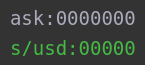
<?xml version="1.0" encoding="UTF-8"?>
<ui version="4.0">
 <class>MainWindow</class>
 <widget class="QMainWindow" name="MainWindow">
  <property name="geometry">
   <rect>
    <x>0</x>
    <y>0</y>
    <width>145</width>
    <height>65</height>
   </rect>
  </property>
  <property name="windowTitle">
   <string>gdax ticker</string>
  </property>
  <property name="styleSheet">
   <string notr="true">background-color: #333333</string>
  </property>
  <widget class="QWidget" name="centralWidget">
   <widget class="QLabel" name="labelBid">
    <property name="geometry">
     <rect>
      <x>10</x>
      <y>40</y>
      <width>151</width>
      <height>16</height>
     </rect>
    </property>
    <property name="font">
     <font>
      <family>DejaVu Sans Mono</family>
      <pointsize>14</pointsize>
     </font>
    </property>
    <property name="styleSheet">
     <string notr="true">color: #44BB44</string>
    </property>
    <property name="text">
     <string>s/usd:00000</string>
    </property>
   </widget>
   <widget class="QLabel" name="labelAsk">
    <property name="geometry">
     <rect>
      <x>10</x>
      <y>10</y>
      <width>151</width>
      <height>16</height>
     </rect>
    </property>
    <property name="font">
     <font>
      <family>DejaVu Sans Mono</family>
      <pointsize>14</pointsize>
     </font>
    </property>
    <property name="styleSheet">
     <string notr="true">color: #AAAABC</string>
    </property>
    <property name="text">
     <string>ask:0000000</string>
    </property>
   </widget>
  </widget>
 </widget>
 <layoutdefault spacing="6" margin="11"/>
 <resources/>
 <connections/>
</ui>
